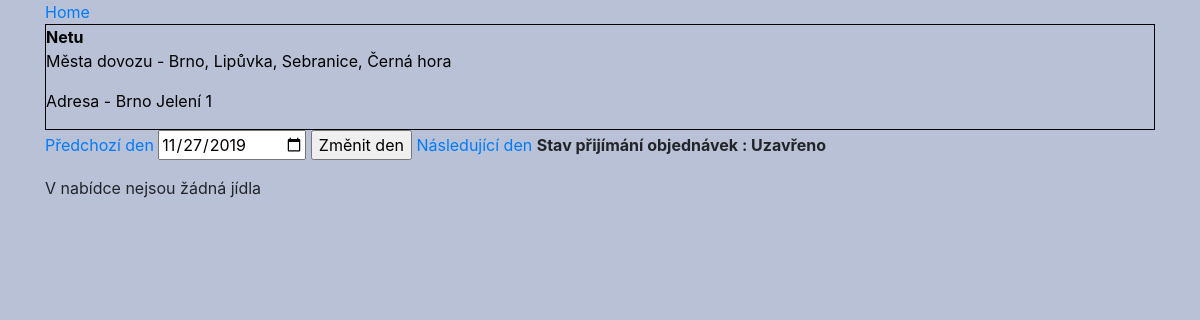
/jidlo/jidelnicek.php?jidelna=1, run on the app's committed database.
### tables this page shows
CREATE TABLE `jidelna` (
  `id` int(11) NOT NULL AUTO_INCREMENT,
  `nazev` varchar(200) NOT NULL,
  `mesto` varchar(100) NOT NULL,
  `adresa` varchar(200) NOT NULL,
  `operator` int(11) DEFAULT NULL,
  `stav` bit(1) NOT NULL DEFAULT b'0',
  PRIMARY KEY (`id`),
  KEY `mesto` (`mesto`),
  KEY `operator` (`operator`),
  CONSTRAINT `jidelna_ibfk_3` FOREIGN KEY (`mesto`) REFERENCES `mesta` (`Nazev`),
  CONSTRAINT `jidelna_ibfk_4` FOREIGN KEY (`operator`) REFERENCES `user` (`id`) ON UPDATE CASCADE
);

### functions.php (called while the page is built, shortened)
<?php
function dbconnect(){
	$db = new mysqli("localhost","methack","heslo","iis_jidelna");
    $db->set_charset("UTF8");
    return $db;
}
function getMestaDovozu(int $id){
    $sql = "SELECT mesto FROM mesta_dovozu WHERE jidelna = $id";
    $db = dbconnect();
    $mesta_dovozu = "";
    $prvni = true;
    $load_mesta_dovozu = $db->query($sql);
    if($load_mesta_dovozu->num_rows>0){
        while($row = $load_mesta_dovozu->fetch_assoc()){
            if($prvni){
                $mesta_dovozu = $row['mesto'];
                $prvni = false;
            }else{
                $mesta_dovozu = $mesta_dovozu.", ".$row['mesto'];
            }
        }
    }
    return $mesta_dovozu == "" ? "-" : $mesta_dovozu;
}
?>

### jidlo/jidelnicek.php (the view, shortened to what this page needs)
<?php
include '../functions.php';
if(isset($_GET['jidelna']))
    if(filter_input(INPUT_GET, "jidelna", FILTER_VALIDATE_INT))
        $jidelna = filter_input(INPUT_GET, "jidelna");
    else
        header("Location:../index.php");
else
    header("Location:../index.php");
if(isset($_GET['den']))
    $den = filter_input(INPUT_GET, "den", FILTER_SANITIZE_STRING);
else
    $den = date('Y-m-d');
?>
<!DOCTYPE html>
<html>
	<head>
        <link rel="stylesheet" href="https://stackpath.bootstrapcdn.com/bootstrap/4.4.0/css/bootstrap.min.css">
        <link rel="stylesheet" href="../styles/styles.css">
	</head>
	<body class="container">
    <main>
        <a href="../index.php">Home</a>
        <?php
            $db = dbconnect();
            $sql = "SELECT nazev, adresa, mesto FROM jidelna WHERE id = $jidelna AND stav = 1";
            if($jidelny = $db->prepare($sql)){;
                $jidelny->execute();
                $jidelny->bind_result($nazev, $adresa, $mesto);
                if($jidelny->fetch()){
                    echo "<a href='./jidelnicek.php?jidelna=$jidelna' style='text-decoration : none; color: black;'><div style='border : 1px solid black;'>";
                    echo "<b>$nazev</b>";
                    echo "<p>Města dovozu - ".getMestaDovozu($jidelna)."</p>";
                    echo "<p>Adresa - $mesto $adresa</p>";
                    echo "</div></a>";
                }else{
                    echo "Nepodařilo se načíst jídelníček jídelny s daným id";
                    $kontrola = false;
                }
            }else{
                echo "Nepodařilo se načíst jídelníček";
                $kontrola = false;
            }
        ?>
            <a href="./jidelnicek.php?jidelna=<?php echo $jidelna;?>&den=<?php echo date('Y-m-d', strtotime($den . ' -1 day'));?>">Předchozí den</a>
            <form method="get" action="jidelnicek.php" style="display: inline-block;">
                <input type="date" name="den"  value="<?php echo $den;?>">
                <input type="submit" value="Změnit den">
            </form>
            <a href="./jidelnicek.php?jidelna=<?php echo $jidelna;?>&den=<?php echo date('Y-m-d', strtotime($den . ' +1 day'));?>">Následující den</a>
        <?php
            $sql = "SELECT id, stav FROM nabidka WHERE jidelna = $jidelna AND den = '$den'";
            if($jidelny = $db->prepare($sql)){
                $jidelny->execute();
                $jidelny->bind_result($id, $stav);
                if($jidelny->fetch()){
                    if($stav == "Otevřeno"){
                        $dnes = date('Y-m-d', strtotime("+1 day"));
                        if($dnes >= $den){
                            $sql_update_stav = "UPDATE nabidka SET stav = 'Uzavřeno' WHERE jidelna = $jidelna AND den = '$den'";
                            if($updt = $db->prepare($sql_update_stav)){
                                $stav = "Uzavřeno";
                            }
                        }
                    }
                    echo "<b>Stav přijímání objednávek : $stav</b><br>";
                    $sql_jidla_v_nabidce = "SELECT jidlo FROM jidla_v_nabidce WHERE nabidka = $id";
                    $jidla_v_nabidce = $db->query($sql_jidla_v_nabidce);
                    if($jidla_v_nabidce->num_rows > 0){
                        while($row = $jidla_v_nabidce->fetch_assoc()){
                            $sql_info_jidlo = "SELECT nazev, popis, typ, ob, cena FROM jidlo WHERE id = ".$row['jidlo'];
                            if($jidlo_info = $db->prepare($sql_info_jidlo)){
                                $jidlo_info->execute();
                                $jidlo_info->bind_result($nazev, $popis, $typ, $ob, $cena);
                                if($jidlo_info->fetch()){
                                    echo "<b>$nazev</b>$typ";
                                    echo "<p>$popis</p>";
                                    echo "<p>$cena Kč</p>";
                                    echo "<p>$ob</p>";
                                }else{
                                    echo "Toto jídlo neexistuje";
                                }
                                $jidlo_info->close();
                            }
                        }
                    }else{
                        echo "V nabídce nejsou žádná jídla";
                    }
                }else{
                    echo "Jídelna na tento den nemá sestavený jídelníček";
                    $kontrola = false;
                }
            }else{
                echo "Nepodařilo se načíst jídelníček";
                $kontrola = false;
            }
        ?>
    </main>
	</body>
</html>

### styles/styles.css (style rules this page uses)
body { background: rgb(185, 193, 214); }

### data on the page
jidelna: nazev "Netu", mesto "Brno", adresa "Jelení 1"

### other printed values
getMestaDovozu($jidelna) "Brno, Lipůvka, Sebranice, Černá hora"
$stav "Uzavřeno"
